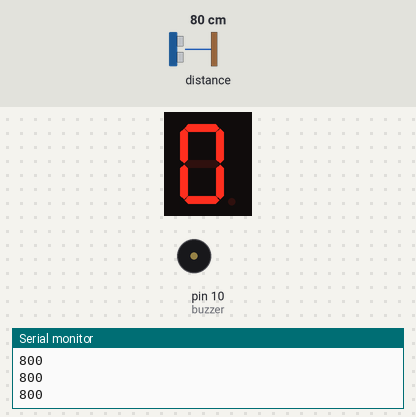
The sketch below on a simulated Arduino Uno, built with avr-gcc and run on an emulated ATmega328P. Shown: 1-digit seven-segment display, buzzer (waves = sounding), the last lines printed to the serial monitor. The test bench sets the inputs (shaded band); at power-on: distance to the obstacle 80 cm.

Above: at 1.2 s.
1.3 s: distance to the obstacle set to 11 cm
2.8 s: distance to the obstacle set to 8 cm
At 4.1 s:
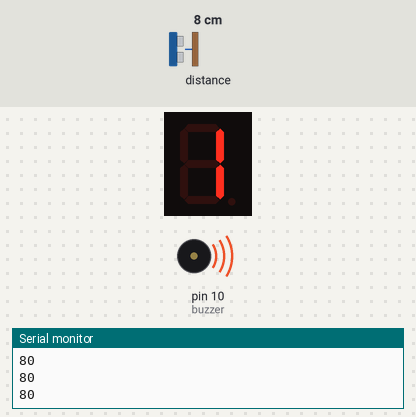
Timing chart, 0 to 5.8 s (numbered marks = the images above; inputs shaded):
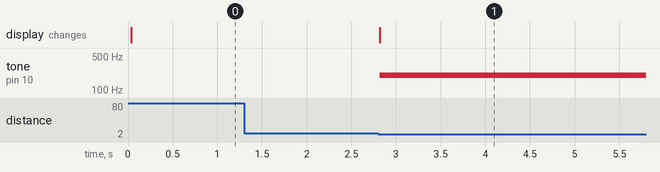

The sketch:

team_project.ino
```cpp
#include <Wire.h>
#include <VL53L1X.h>
#include "SevSeg.h"

SevSeg sevseg;
VL53L1X sensor;
int buzzer = 10;
int distance = 0;
int LEDcounter = 0;

bool openState = false;

void setup()
{
  while (!Serial) {}
  Serial.begin(9600);
  Wire.begin();
  Wire.setClock(2000);
  pinMode(buzzer,OUTPUT);

  sensor.setTimeout(500);
  if (!sensor.init())
  {
    Serial.println("Failed to detect and initialize sensor!");
    while (1);
  }


  // Use long distance mode and allow up to 50000 us (50 ms) for a measurement.
  // You can change these settings to adjust the performance of the sensor, but
  // the minimum timing budget is 20 ms for short distance mode and 33 ms for
  // medium and long distance modes. See the VL53L1X datasheet for more
  // information on range and timing limits.
  sensor.setDistanceMode(VL53L1X::Long);
  sensor.setMeasurementTimingBudget(50000);

  // Start continuous readings at a rate of one measurement every 50 ms (the
  // inter-measurement period). This period should be at least as long as the
  // timing budget.
  sensor.startContinuous(50);
  Serial.println("Sensor initialized");

   byte numDigits = 1;
    byte digitPins[] = {};
    byte segmentPins[] = {6, 5, 2, 3, 4, 7, 8, 9};
    bool resistorsOnSegments = true;

    byte hardwareConfig = COMMON_ANODE;
    sevseg.begin(hardwareConfig, numDigits, digitPins, segmentPins, resistorsOnSegments);
    sevseg.setBrightness(90);

    Serial.println("LED Initialized");
}

void loop()
{
  distance = sensor.read();
  Serial.print(distance);

  if (distance < 100){ //less than 5 cm
    tone(buzzer, 200);
    //LEDcounter++;
    if(!openState) {
      LEDcounter++;
      openState = true;
    }

  } else {
    noTone(buzzer);
    openState = false;
  }

  sevseg.setNumber(LEDcounter % 10);
  sevseg.refreshDisplay();
  delay(20);
  Serial.println();
}
```

Measured:
- the behaviour switches between 10 and 9 cm on distance to the obstacle (found by bisection; images 0 and 1)
- after the input at 2.8 s, tone on pin 10 (buzzer): silent → 200 Hz at once; the display: changes at once (image 1)
